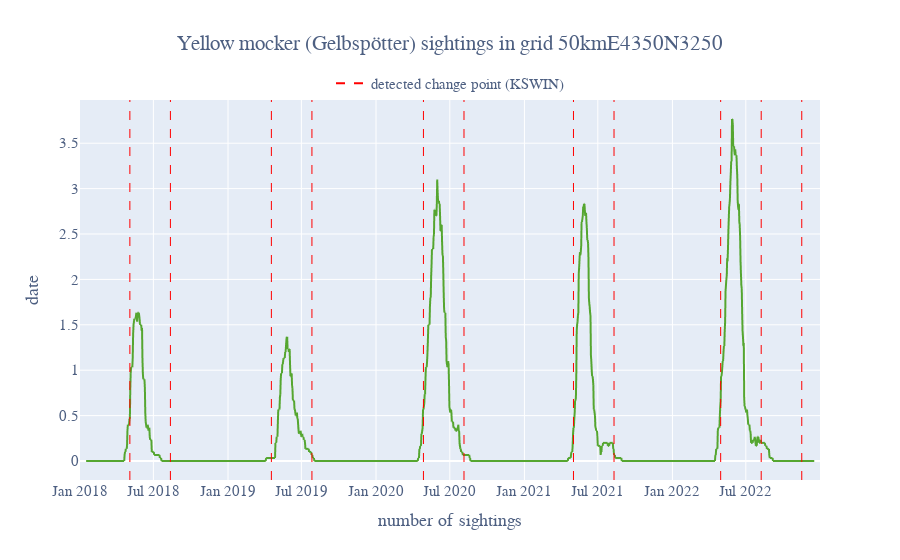

The notebook cell this image was saved under:
### Code cell
smoothed_gelbspoetter = gelbspoetter.copy()
smoothed_gelbspoetter['n_sightings'] = smoothed_gelbspoetter['n_sightings'].rolling(window=30, center=True).mean()
smoothed_stream = smoothed_gelbspoetter['n_sightings'].values

adwin = drift.KSWIN(window_size=100)
change_points_adwin_river = []
for i, val in enumerate(smoothed_stream):
    adwin.update(val)
    if adwin.drift_detected:
        change_points_adwin_river.append(i)

plot_change_points(data=smoothed_gelbspoetter, 
                   change_points=change_points_adwin_river, 
                   title='Yellow mocker (Gelbspötter) sightings in grid 50kmE4350N3250', 
                   legend_title='detected change point (KSWIN)')

### Figure 1 — Plotly figure (JSON) as saved in the notebook; plotly's stock layout.template omitted (floating-point values rounded to 4 significant figures; data arrays with more than 128 entries replaced by an {"elided": "..."} marker saying what was removed)
{"data": [{"hovertemplate": "date=%{x}<br>n_sightings=%{y}<extra></extra>", "legendgroup": "", "line": {"color": "#55a630", "dash": "solid"}, "marker": {"symbol": "circle"}, "mode": "lines", "name": "", "showlegend": false, "type": "scattergl", "x": {"elided": "1826 str values"}, "xaxis": "x", "y": {"elided": "1826 float values"}, "yaxis": "y"}, {"line": {"color": "red", "dash": "dash", "width": 2}, "mode": "lines", "name": "detected change point (KSWIN)", "showlegend": true, "type": "scatter", "x": [null], "y": [null]}], "layout": {"font": {"color": "#4d5f81", "family": "Aleo", "size": 15}, "legend": {"bgcolor": "rgba(255, 255, 255, 0.6)", "tracegroupgap": 0, "x": 0.5, "xanchor": "center", "y": 1, "yanchor": "bottom"}, "shapes": [{"line": {"color": "red", "dash": "dash", "width": 1}, "type": "line", "x0": "2018-05-04", "x1": "2018-05-04", "xref": "x", "y0": 0, "y1": 1, "yref": "y domain"}, {"line": {"color": "red", "dash": "dash", "width": 1}, "type": "line", "x0": "2018-08-12", "x1": "2018-08-12", "xref": "x", "y0": 0, "y1": 1, "yref": "y domain"}, {"line": {"color": "red", "dash": "dash", "width": 1}, "type": "line", "x0": "2019-04-18", "x1": "2019-04-18", "xref": "x", "y0": 0, "y1": 1, "yref": "y domain"}, {"line": {"color": "red", "dash": "dash", "width": 1}, "type": "line", "x0": "2019-07-27", "x1": "2019-07-27", "xref": "x", "y0": 0, "y1": 1, "yref": "y domain"}, {"line": {"color": "red", "dash": "dash", "width": 1}, "type": "line", "x0": "2020-04-27", "x1": "2020-04-27", "xref": "x", "y0": 0, "y1": 1, "yref": "y domain"}, {"line": {"color": "red", "dash": "dash", "width": 1}, "type": "line", "x0": "2020-08-05", "x1": "2020-08-05", "xref": "x", "y0": 0, "y1": 1, "yref": "y domain"}, {"line": {"color": "red", "dash": "dash", "width": 1}, "type": "line", "x0": "2021-05-02", "x1": "2021-05-02", "xref": "x", "y0": 0, "y1": 1, "yref": "y domain"}, {"line": {"color": "red", "dash": "dash", "width": 1}, "type": "line", "x0": "2021-08-10", "x1": "2021-08-10", "xref": "x", "y0": 0, "y1": 1, "yref": "y domain"}, {"line": {"color": "red", "dash": "dash", "width": 1}, "type": "line", "x0": "2022-04-30", "x1": "2022-04-30", "xref": "x", "y0": 0, "y1": 1, "yref": "y domain"}, {"line": {"color": "red", "dash": "dash", "width": 1}, "type": "line", "x0": "2022-08-08", "x1": "2022-08-08", "xref": "x", "y0": 0, "y1": 1, "yref": "y domain"}, {"line": {"color": "red", "dash": "dash", "width": 1}, "type": "line", "x0": "2022-11-16", "x1": "2022-11-16", "xref": "x", "y0": 0, "y1": 1, "yref": "y domain"}], "title": {"text": "Yellow mocker (Gelbspötter) sightings in grid 50kmE4350N3250", "x": 0.5}, "xaxis": {"anchor": "y", "domain": [0, 1], "title": {"text": "number of sightings"}}, "yaxis": {"anchor": "x", "domain": [0, 1], "title": {"text": "date"}}}}
